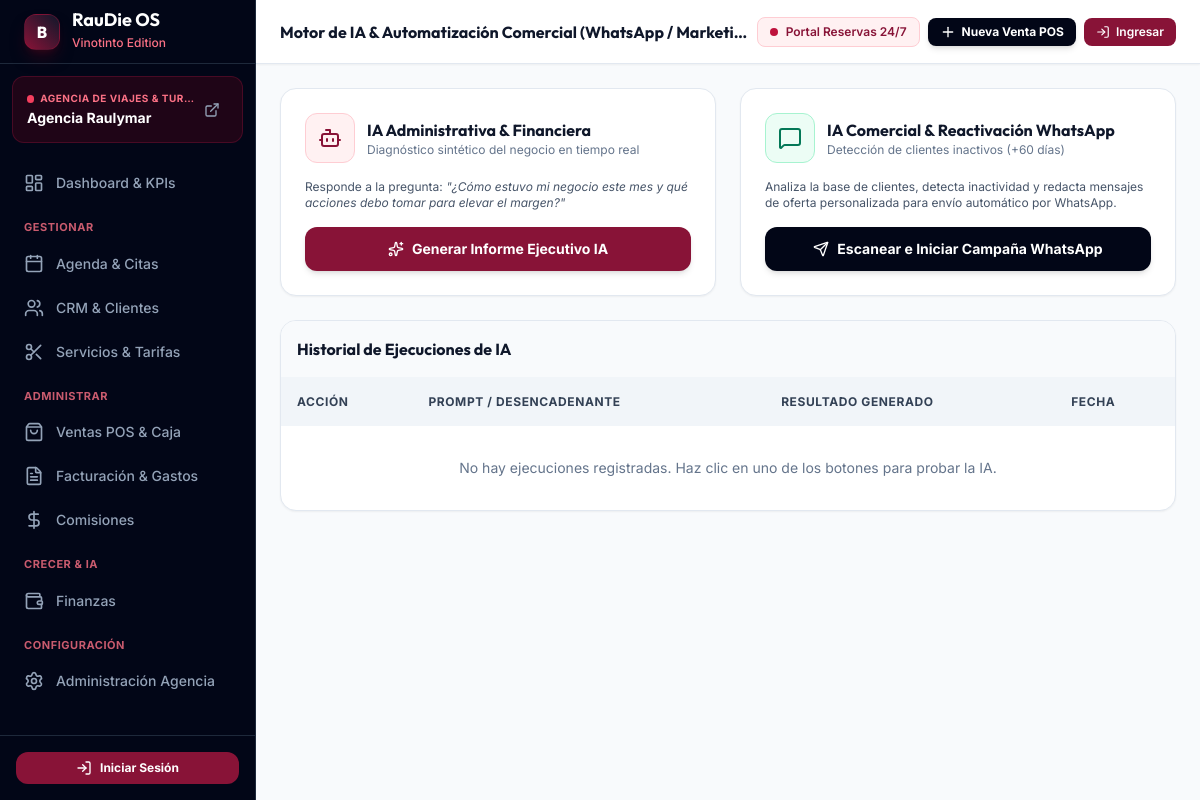
The page /ia/ on the database as committed earlier.
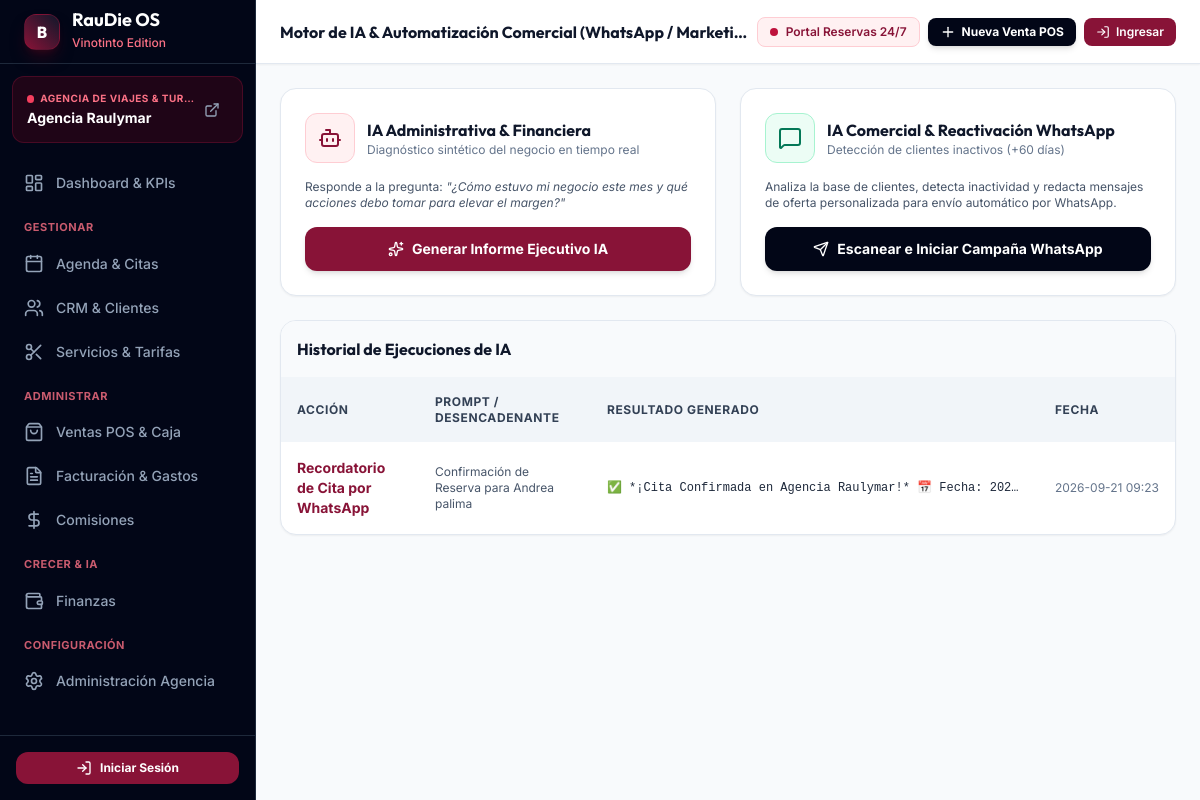
The same page on the database as committed later.
### apps/ai_engine/models.py (models this page shows, shortened)
class AIAutomationLog(TimeStampedModel):
    ACTION_CHOICES = [
        ('WHATSAPP_REMINDER', 'Recordatorio de Cita por WhatsApp'),
        ('REACTIVATION_CAMPAIGN', 'Reactivación de Cliente Inactivo'),
        ('FINANCIAL_INSIGHT', 'Análisis Ejecutivo Financiero'),
        ('SMART_SLOT_SUGGESTION', 'Recomendación de Huecos de Agenda'),
    ]
    business = models.ForeignKey(Business, on_delete=models.CASCADE, related_name="ai_logs")
    target_client = models.ForeignKey(Client, on_delete=models.SET_NULL, null=True, blank=True)
    action_type = models.CharField(max_length=30, choices=ACTION_CHOICES)
    prompt_used = models.TextField(blank=True, null=True)
    response_generated = models.TextField()
    status = models.CharField(max_length=20, default='SIMULATED')
    class Meta:
        ordering = ['-created_at']

### apps/ai_engine/views.py (the view)
# urls.py: path('', views.ai_dashboard_view, name='ai_dashboard'),
def ai_dashboard_view(request):
    business = getattr(request, 'current_business', None) or Business.objects.first()
    logs = AIAutomationLog.objects.filter(business=business) if business else []
    financial_insight = None
    whatsapp_campaigns = []
    if request.method == 'POST':
        action = request.POST.get('action')
        if action == 'run_financial_insight':
            financial_insight = generate_executive_financial_insight(business)
        elif action == 'run_whatsapp_campaign':
            whatsapp_campaigns = detect_inactive_clients_and_draft_campaign(business)
    return render(request, 'ai_engine/ai_dashboard.html', {
        'business': business,
        'logs': logs,
        'financial_insight': financial_insight,
        'whatsapp_campaigns': whatsapp_campaigns,
    })

### apps/business/context_processors.py (called while the page is built)
def business_context(request):
    business = None
    if request.user.is_authenticated and hasattr(request.user, 'business') and request.user.business:
        business = request.user.business
    else:
        business = Business.objects.first()
    all_module_keys = ['crm', 'agenda', 'booking', 'invoicing', 'pos', 'inventory', 'commissions', 'ai_engine', 'marketing']
    modules_enabled = {}
    if business:
        enabled_list = business.enabled_modules or all_module_keys
        for key in all_module_keys:
            modules_enabled[key] = (key in enabled_list) if enabled_list else True
    else:
        for key in all_module_keys:
            modules_enabled[key] = True
    return {
        'current_business': business,
        'modules_enabled': modules_enabled,
        'business_type_display': business.get_business_type_display() if business else 'Agencia'
    }

### templates/ai_engine/ai_dashboard.html (shortened to what the changed rows need)
{% extends 'base.html' %}
{% block header_title %}Motor de IA & Automatización Comercial (WhatsApp / Marketing){% endblock %}
{% block content %}
<div class="space-y-6">
    <div class="glass-card bg-white rounded-2xl overflow-hidden border border-slate-200 shadow-sm">
        <div class="overflow-x-auto">
            <table class="w-full text-left text-sm">
                <thead class="bg-slate-100 text-slate-700 text-xs uppercase tracking-wider font-bold">
                    <tr>
                        <th class="p-4">Acción</th>
                        <th class="p-4">Prompt / Desencadenante</th>
                        <th class="p-4">Resultado Generado</th>
                        <th class="p-4">Fecha</th>
                    </tr>
                </thead>
                <tbody class="divide-y divide-slate-100">
                    {% for log in logs %}
                    <tr class="hover:bg-slate-50/80 transition">
                        <td class="p-4 font-bold text-rose-900">{{ log.get_action_type_display }}</td>
                        <td class="p-4 text-slate-600 text-xs">{{ log.prompt_used }}</td>
                        <td class="p-4 text-slate-800 text-xs font-mono max-w-md truncate">{{ log.response_generated }}</td>
                        <td class="p-4 text-slate-500 text-xs whitespace-nowrap">{{ log.created_at|date:"Y-m-d H:i" }}</td>
                    </tr>
                    {% empty %}
                    <tr>
                        <td colspan="4" class="p-8 text-center text-slate-500">No hay ejecuciones registradas. Haz clic en uno de los botones para probar la IA.</td>
                    </tr>
                    {% endfor %}
                </tbody>
            </table>
        </div>
    </div>
</div>
{% endblock %}

Rows that differ between the two databases and show on the page:
added AIAutomationLog: action_type "Recordatorio de Cita por WhatsApp", prompt_used "Confirmación de Reserva para Andrea palima", response_generated "✅ *¡Cita Confirmada en Agencia Raulymar!* 📅 Fecha: 202…", created_at "2026-09-21 09:23"
Other text that changed with them:
text no longer shown: "No hay ejecuciones registradas. Haz clic en uno de los botones para probar la IA."
